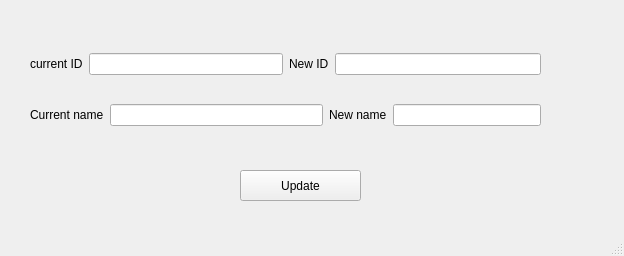
<?xml version="1.0" encoding="UTF-8"?>
<ui version="4.0">
 <class>window_update_person</class>
 <widget class="QMainWindow" name="window_update_person">
  <property name="geometry">
   <rect>
    <x>0</x>
    <y>0</y>
    <width>624</width>
    <height>256</height>
   </rect>
  </property>
  <property name="windowTitle">
   <string>MainWindow</string>
  </property>
  <widget class="QWidget" name="centralwidget">
   <widget class="QWidget" name="verticalLayoutWidget">
    <property name="geometry">
     <rect>
      <x>30</x>
      <y>30</y>
      <width>511</width>
      <height>121</height>
     </rect>
    </property>
    <layout class="QVBoxLayout" name="verticalLayout_2">
     <item>
      <layout class="QHBoxLayout" name="horizontalLayout_7">
       <item>
        <layout class="QHBoxLayout" name="horizontalLayout_9">
         <item>
          <widget class="QLabel" name="label">
           <property name="text">
            <string>current ID</string>
           </property>
          </widget>
         </item>
         <item>
          <widget class="QLineEdit" name="tb_current_id">
           <property name="readOnly">
            <bool>true</bool>
           </property>
          </widget>
         </item>
        </layout>
       </item>
       <item>
        <layout class="QHBoxLayout" name="horizontalLayout_10">
         <item>
          <widget class="QLabel" name="label_2">
           <property name="text">
            <string>New ID</string>
           </property>
          </widget>
         </item>
         <item>
          <widget class="QLineEdit" name="tb_new_id"/>
         </item>
        </layout>
       </item>
      </layout>
     </item>
     <item>
      <layout class="QHBoxLayout" name="horizontalLayout_8">
       <item>
        <layout class="QHBoxLayout" name="horizontalLayout_11">
         <item>
          <widget class="QLabel" name="label_3">
           <property name="text">
            <string>Current name</string>
           </property>
          </widget>
         </item>
         <item>
          <widget class="QLineEdit" name="tb_current_name">
           <property name="readOnly">
            <bool>true</bool>
           </property>
          </widget>
         </item>
         <item>
          <layout class="QHBoxLayout" name="horizontalLayout_12">
           <item>
            <widget class="QLabel" name="label_4">
             <property name="text">
              <string>New name</string>
             </property>
            </widget>
           </item>
           <item>
            <widget class="QLineEdit" name="tb_new_name"/>
           </item>
          </layout>
         </item>
        </layout>
       </item>
      </layout>
     </item>
    </layout>
   </widget>
   <widget class="QPushButton" name="bt_update">
    <property name="geometry">
     <rect>
      <x>240</x>
      <y>170</y>
      <width>121</width>
      <height>31</height>
     </rect>
    </property>
    <property name="text">
     <string>Update</string>
    </property>
   </widget>
  </widget>
  <widget class="QMenuBar" name="menubar">
   <property name="geometry">
    <rect>
     <x>0</x>
     <y>0</y>
     <width>624</width>
     <height>22</height>
    </rect>
   </property>
  </widget>
  <widget class="QStatusBar" name="statusbar"/>
 </widget>
 <resources/>
 <connections/>
</ui>
